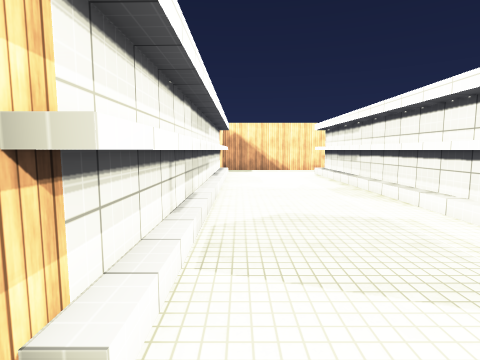
view 1 (above)

21 first-person views from a walk through a 3-D level made in the Unity game engine. The camera is 1.5 m above the floor, tilts 6° down and sees 80° across. The floor is counted in squares, 1 m on a side. Each view is taken from the middle of a square. On the plan, view 1 faces up. The plan holds only what a view shows up to about 14 squares ahead; the rest is blank. The place goes on beyond the plan. The player character is not drawn. Surface patterns are stand-ins for the level's own textures.

view 2
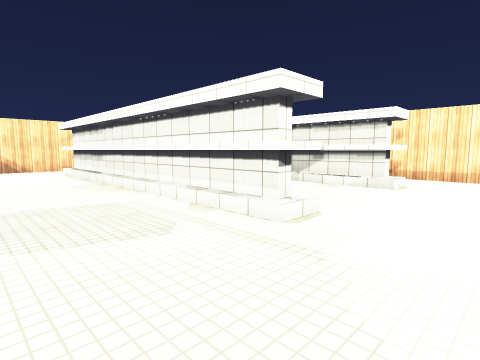

view 3
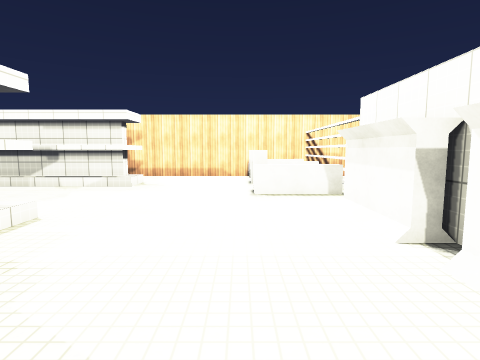

view 4
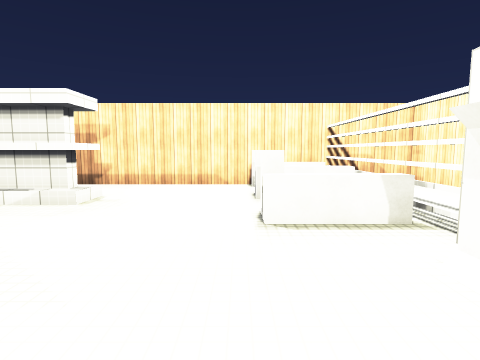

view 5
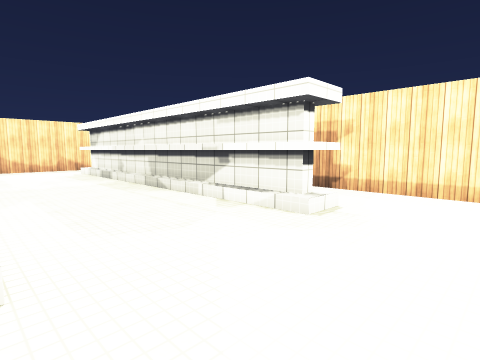

view 6
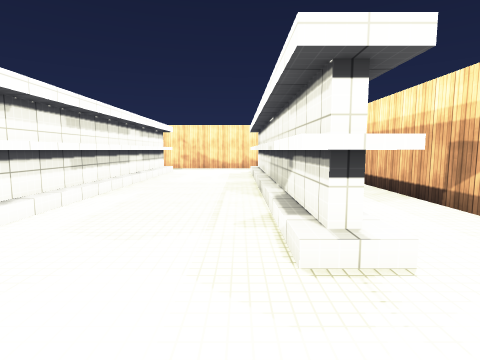

view 7
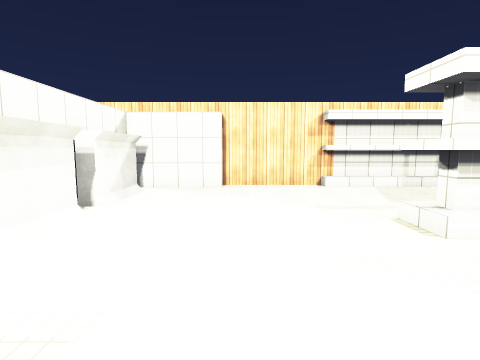

view 8
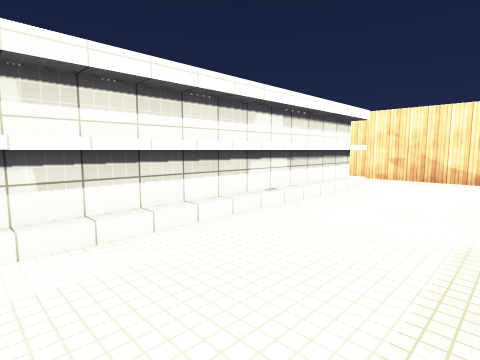

view 9
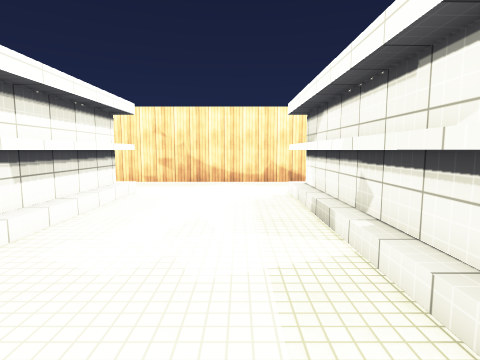

view 10
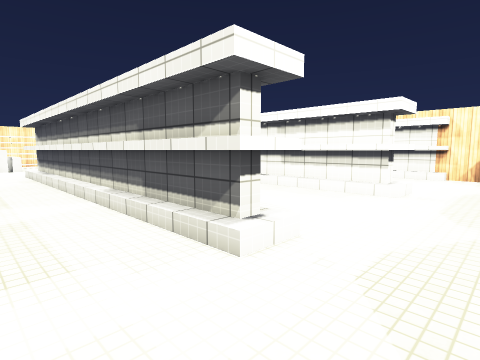

view 11
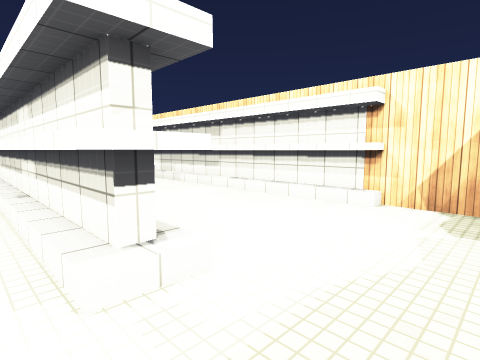

view 12
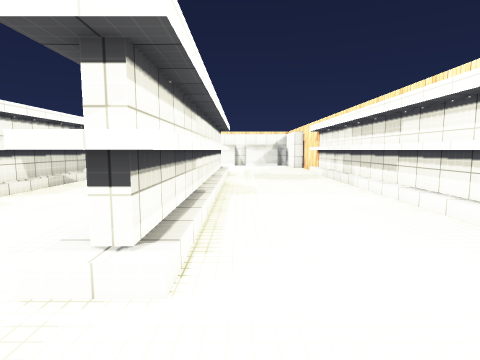

view 13
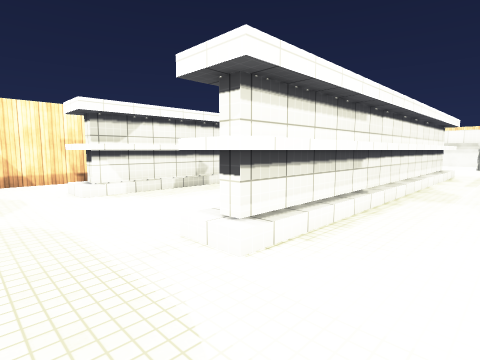

view 14
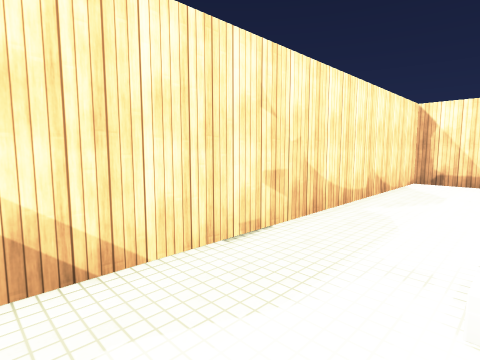

view 15
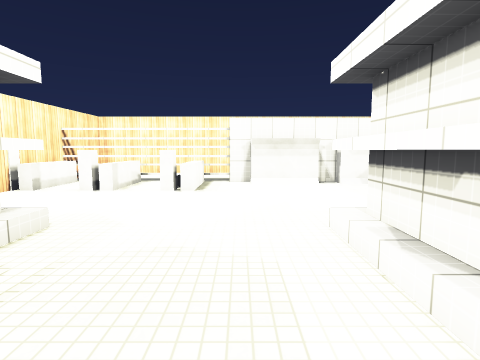

view 16
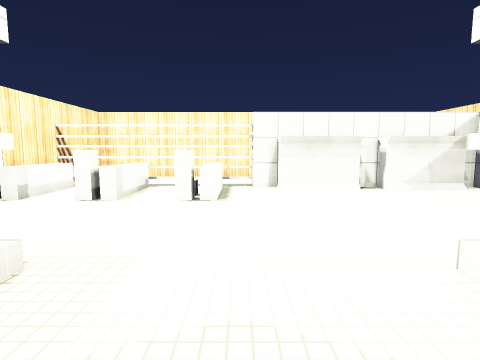

view 17
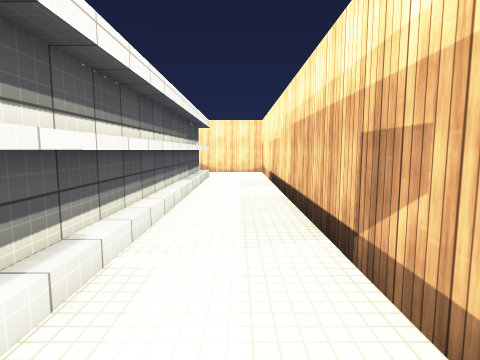

view 18
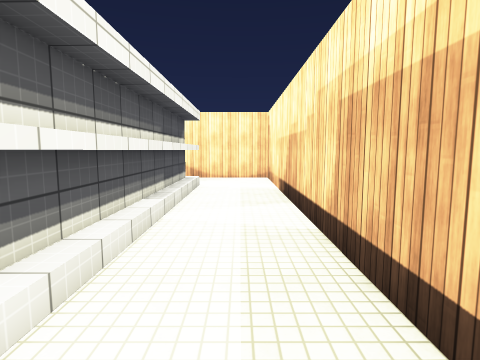

view 19
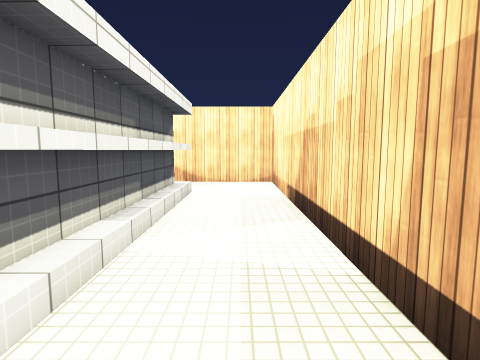

view 20
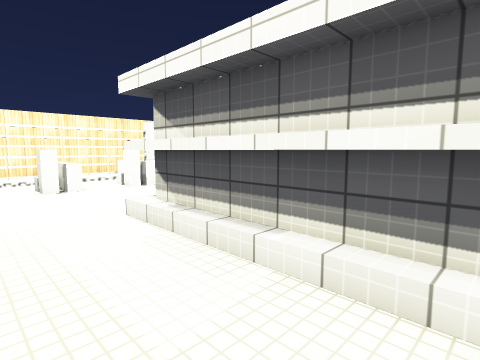

view 21
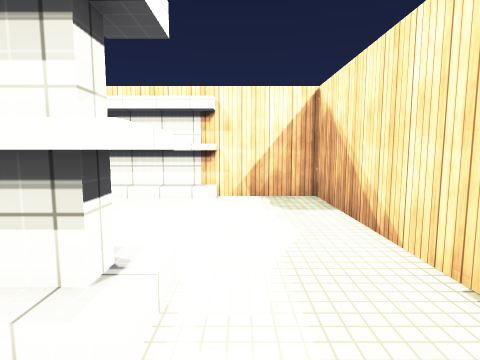

### Floor plan
Points are (right, up) in squares from view 1. A wall is a line through its corners. A room is listed if a view was taken in it or the views show most of it. See-through windows are left out.
Room 1 (views 1, 2, 3, 4, 5, 6, 7, 8, 9, 10, 11, 12, 13, 14, 15, 16, 17, 18, 19, 20, 21)
walls: (5.8, 2) (5.2, 2) (5.2, 17.8) (5.8, 17.8) (5.8, 2); (6.3, 1.5) (4.8, 1.5) (4.8, 18.3) (6.3, 18.3) (6.3, 1.5); (12.3, 2) (12.3, 17.8) (12.8, 17.8) (12.8, 2) (12.3, 2); (11.8, 1.5) (11.8, 18.3) (13.3, 18.3) (13.3, 1.5) (11.8, 1.5); (10.4, -4.1) (10.4, -3.5) (10.9, -3.5) (10.9, -4); (13.4, -4) (13.4, -3.5) (13.9, -3.5) (13.9, -4); (-0.4, -2.7) (-0.4, -6.5) (0, -6.5); (8.4, -6.8) (16.5, -6.8); (4.5, -6.4) (4.5, -5.8) (7.5, -5.8) (7.5, -6.5) (8.5, -6.5); (-0.8, 18.3) (-0.8, 1.5); (0.4, -5.8) (3.5, -5.8) (3.5, -6.5) (4.9, -6.5); (16.5, -7.5) (16.5, 21.5) (-1.3, 21.5) (-1.3, -2.7)
low walls: (9.7, -6.6) (9.7, -3.5) (10.2, -3.5) (10.2, -4); (12.7, -6.5) (12.7, -3.5) (13.3, -3.5) (13.3, -4.6); (15.7, -6.6) (15.7, -3.5) (16.3, -3.5)

Positions as (right, up) in squares from view 1, and headings:
1: (0, 0), facing up
2: (0, -2), facing up-right
3: (0, -3), facing right
4: (4, -3), facing right
5: (6, -2), facing up-right
6: (11, -2), facing up
7: (11, -2), facing left
8: (11, 6), facing up-left
9: (10, 8), facing up
10: (16, 21), facing down-left
11: (7, 21), facing down-left
12: (4, 21), facing down
13: (2, 21), facing down-right
14: (2, 18), facing up-right
15: (8, 7), facing down
16: (9, 5), facing down
17: (15, 2), facing up
18: (15, 6), facing up
19: (15, 8), facing up
20: (16, 8), facing down-left
21: (8, 19), facing left
